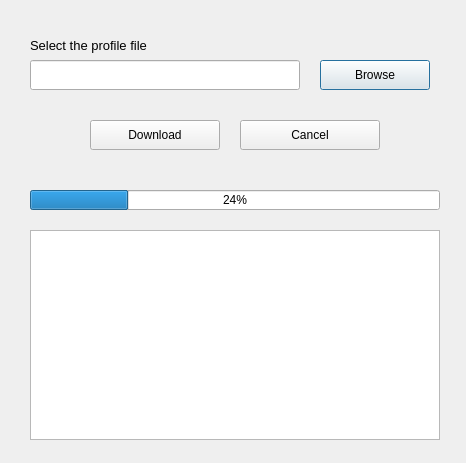
<?xml version="1.0" encoding="UTF-8"?>
<ui version="4.0">
 <class>QAptOfflineFetch</class>
 <widget class="QDialog" name="QAptOfflineFetch">
  <property name="geometry">
   <rect>
    <x>0</x>
    <y>0</y>
    <width>466</width>
    <height>463</height>
   </rect>
  </property>
  <property name="windowTitle">
   <string>Fetch Packages or Upgrade</string>
  </property>
  <widget class="QLineEdit" name="lineEdit">
   <property name="geometry">
    <rect>
     <x>30</x>
     <y>60</y>
     <width>270</width>
     <height>30</height>
    </rect>
   </property>
  </widget>
  <widget class="QPushButton" name="pushButton">
   <property name="geometry">
    <rect>
     <x>320</x>
     <y>60</y>
     <width>110</width>
     <height>30</height>
    </rect>
   </property>
   <property name="text">
    <string>Browse</string>
   </property>
  </widget>
  <widget class="QPushButton" name="pushButton_2">
   <property name="geometry">
    <rect>
     <x>90</x>
     <y>120</y>
     <width>130</width>
     <height>30</height>
    </rect>
   </property>
   <property name="text">
    <string>Download</string>
   </property>
   <property name="icon">
    <iconset>
     <normaloff>icons/go-down.png</normaloff>
     <normalon>icons/go-down.png</normalon>
     <disabledoff>icons/go-down.png</disabledoff>
     <disabledon>icons/go-down.png</disabledon>
     <activeoff>icons/go-down.png</activeoff>
     <activeon>icons/go-down.png</activeon>
     <selectedoff>icons/go-down.png</selectedoff>
     <selectedon>icons/go-down.png</selectedon>icons/go-down.png</iconset>
   </property>
   <property name="shortcut">
    <string notr="true"/>
   </property>
   <property name="checkable">
    <bool>false</bool>
   </property>
   <property name="checked">
    <bool>false</bool>
   </property>
  </widget>
  <widget class="QPushButton" name="pushButton_3">
   <property name="geometry">
    <rect>
     <x>240</x>
     <y>120</y>
     <width>140</width>
     <height>30</height>
    </rect>
   </property>
   <property name="text">
    <string>Cancel</string>
   </property>
   <property name="icon">
    <iconset>
     <normaloff>icons/dialog-cancel.png</normaloff>icons/dialog-cancel.png</iconset>
   </property>
  </widget>
  <widget class="QLabel" name="label">
   <property name="geometry">
    <rect>
     <x>30</x>
     <y>30</y>
     <width>200</width>
     <height>30</height>
    </rect>
   </property>
   <property name="font">
    <font>
     <pointsize>10</pointsize>
    </font>
   </property>
   <property name="text">
    <string>Select the profile file</string>
   </property>
  </widget>
  <widget class="QProgressBar" name="progressBar">
   <property name="geometry">
    <rect>
     <x>30</x>
     <y>190</y>
     <width>410</width>
     <height>20</height>
    </rect>
   </property>
   <property name="value">
    <number>24</number>
   </property>
  </widget>
  <widget class="QPlainTextEdit" name="plainTextEdit">
   <property name="geometry">
    <rect>
     <x>30</x>
     <y>230</y>
     <width>410</width>
     <height>210</height>
    </rect>
   </property>
  </widget>
 </widget>
 <resources/>
 <connections/>
</ui>
